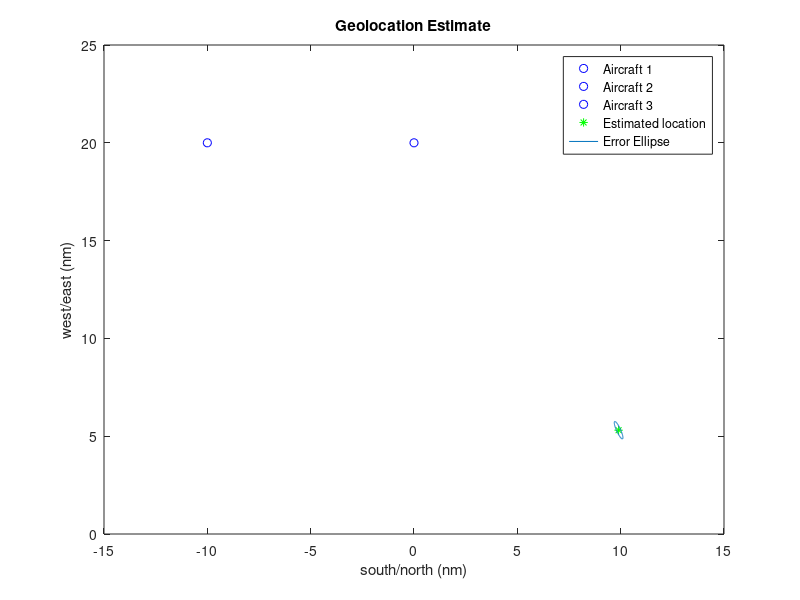

Write the MATLAB code that produced this figure.
% Passive Geolocation Homework 7 Problem 5 - Tim Cardenuto
% TDOA h(x) = r1 - r2 = ((x-a1)'*(x-a1))^.5 - ((x-a2)'*(x-a2))^.5
% H = (1/r1)*(x-a1)' - (1/r2)*(x-a2)'

clear
sigma = 50
R = sigma*sigma
xhat=[0;0]
z = [13000;-5600]
% 1 nautical mile = 1852 meters
a1 = [-10*1852;20*1852]
a2 = [0;20*1852]
a3 = [10*1852;20*1852]
count = 1
maxcount = 10
error = 100
maxerror = .1

while (count < maxcount & error > maxerror)
    h = [((xhat(:,count)-a1)'*(xhat(:,count)-a1))^.5 - ((xhat(:,count)-a2)' ...
        *(xhat(:,count)-a2))^.5; ((xhat(:,count)-a3)'*(xhat(:,count)-a3))^.5 ...
        - ((xhat(:,count)-a2)'*(xhat(:,count)-a2))^.5];
    H = [(1/((xhat(:,count)-a1)'*(xhat(:,count)-a1))^.5)*(xhat(:,count)-a1)' ...
        - (1/((xhat(:,count)-a2)'*(xhat(:,count)-a2))^.5)*(xhat(:,count)-a2)'; ...
        (1/((xhat(:,count)-a3)'*(xhat(:,count)-a3))^.5)*(xhat(:,count)-a3)' ... 
        - (1/((xhat(:,count)-a2)'*(xhat(:,count)-a2))^.5)*(xhat(:,count)-a2)'];
    P = inv(H'*inv(R)*H)
    xhat = [xhat, xhat(:,count) + P*H'*inv(R)*(z-h)]
    error = abs(xhat(:,count+1) - xhat(:,count));
    count = count+1;
end

% 95% EEP
eigenvalues = eig(P);
k = 5.9915;
semimajor = sqrt(k*max(eigenvalues))
semiminor = sqrt(k*min(eigenvalues))


plot(a1(1)/1852, a1(2)/1852, 'ob')
hold on
plot(a2(1)/1852, a2(2)/1852, 'ob')
plot(a3(1)/1852, a3(2)/1852, 'ob')
%plot(xhat(1,:)/1852, xhat(2,:)/1852, '.b')
plot(xhat(1,count)/1852,xhat(2,count)/1852, '*g')

% Create and scale ellipse
theta = linspace(0,2*pi);
ellipse = [semimajor*cos(theta);semiminor*sin(theta)]';
% Rotate ellipse
[U, D] = eig(P);
eigenvector = U(:,2);
angle = atan2(eigenvector(2), eigenvector(1));
if(angle < 0)
    angle = angle + 2*pi;
end
R = [cos(angle),sin(angle);-sin(angle),cos(angle)];
ellipse = ellipse * R;
% Shift ellipse and plot 
plot((ellipse(:,1)+xhat(1,count))/1852,(ellipse(:,2)+xhat(2,count))/1852,'-')
axis([-15 15 0 25])
xlabel('south/north (nm)')
ylabel('west/east (nm)')
title('Geolocation Estimate')
legend('Aircraft 1', 'Aircraft 2', 'Aircraft 3', 'Estimated location', 'Error Ellipse')